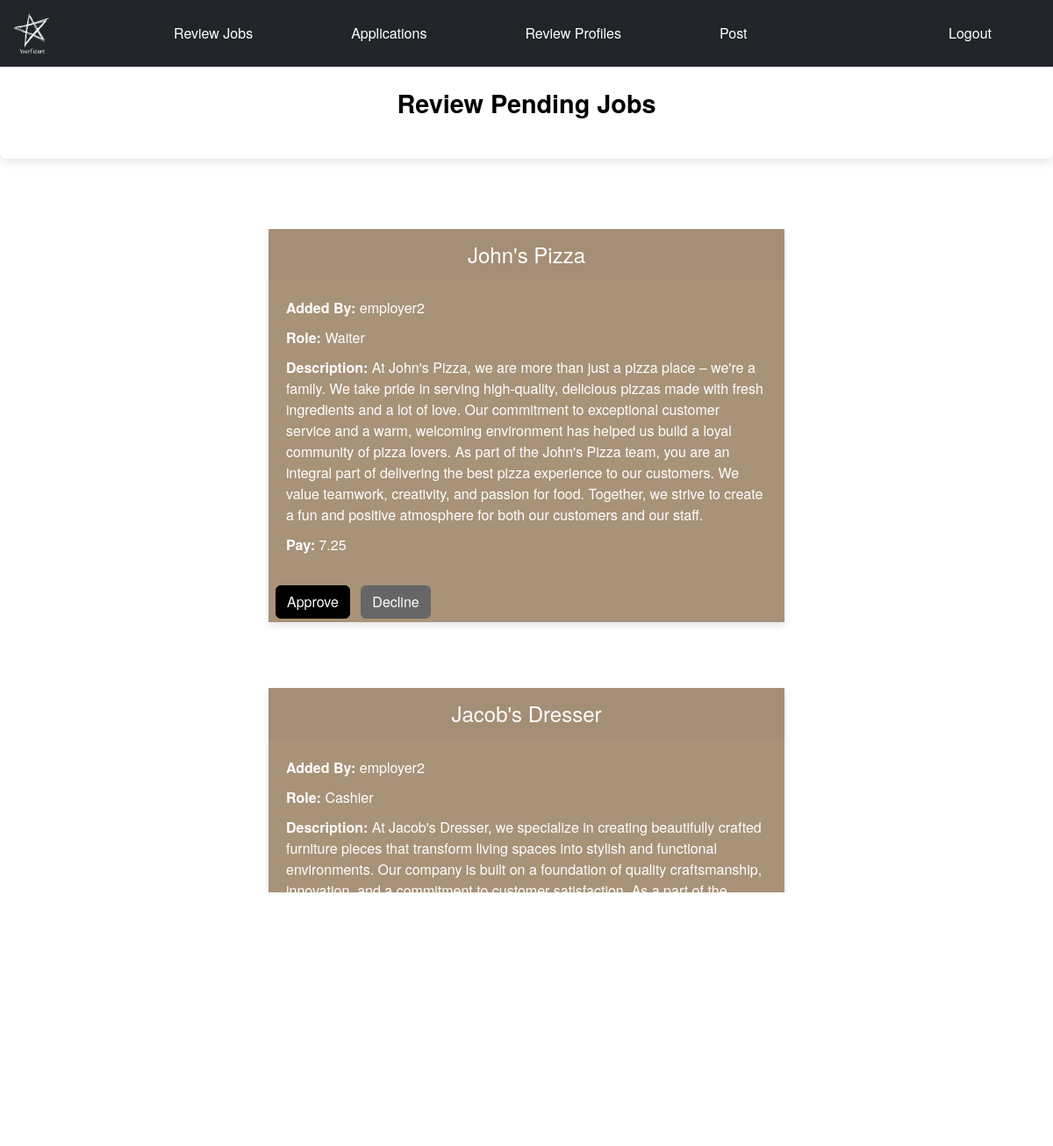
The app's page /reviewJobs (signed in) with its own data.
### tables this page shows
CREATE TABLE "jobs" (
	"id"	INTEGER NOT NULL UNIQUE,
	"company"	TEXT NOT NULL,
	"company_role"	TEXT NOT NULL,
	"pay"	NUMERIC NOT NULL,
	"status"	TEXT,
	"added_by"	INTEGER NOT NULL,
	"Description"	TEXT NOT NULL,
	PRIMARY KEY("id" AUTOINCREMENT)
);

CREATE TABLE "students" (
	"id"	INTEGER,
	"name"	TEXT NOT NULL,
	"email"	TEXT NOT NULL UNIQUE,
	"password"	text NOT NULL,
	"Role"	TEXT NOT NULL,
	"status"	TEXT,
	PRIMARY KEY("id" AUTOINCREMENT)
);

### blueprints/admin.py (the view, shortened to what this page needs)
@login_required
@admin_bp.route("/reviewJobs", methods = ["GET","POST"])
def reviewJobs():
    conn = get_db()
    cursor = conn.cursor()
    cursor.execute("SELECT * FROM jobs WHERE status IS NULL")
    jobs = cursor.fetchall()
    portfolio=[]
    for job in jobs:
        cursor.execute("SELECT name FROM students WHERE id = ?",(job["added_by"],))
        add = cursor.fetchone()
        portfolio.append({"company":job["company"], "id":job["id"],"company_role":job["company_role"],"pay":job["pay"], "Description": job["Description"],"adder":add[0] })
    conn.close()
    return render_template("areview_jobs.html", portfolio = portfolio)

### db.py (called while the page is built)
def get_db():
    if not hasattr(g, 'sqlite_db'):
        g.sqlite_db = sqlite3.connect(Config.DATABASE, check_same_thread=False, timeout=10)
        g.sqlite_db.row_factory = sqlite3.Row
    return g.sqlite_db

### templates/areview_jobs.html (shortened to what this page needs)
{% extends "admin.html" %}
{% block main %}
<div class = "custom-welcome">
    <h2>Review Pending Jobs</h2>
</div>
{% if portfolio%}
{% for job in portfolio %}
<div class="row justify-content-center">
    <div class="col-md-6">
        <div class="card">
            <div class="card-header">
                <h2 class="text-center">{{ job.company }}</h2>
            </div>
            <form action="/reviewJobs" method="post">
                <div class="job">
                    <p><strong>Added By:</strong> {{ job.adder }}</p>
                    <p><strong>Role:</strong> {{ job.company_role }}</p>
                    <p><strong>Description:</strong> {{ job.Description }}</p>
                    <p><strong>Pay:</strong> {{ job.pay }}</p>
                </div>
                <div class="d-grid gap-2 d-md-block">
                    <button type="submit" class="btn btn-primary mx-2 my-1" name="action" value="approve_{{ job.id }}">Approve</button>
                    <button type="submit" class="btn btn-secondary" name="action" value="decline_{{ job.id }}">Decline</button>
                </div>
            </form>
        </div>
    </div>
</div>
{% endfor %}
{% else %}
<div class = "d-flex justify-content-center align-items-center" style="height: 25vh;">
    <h2> There are no current jobs to be reviewed, check back another time </h2>
</div>
{% endif %}
{% endblock %}

### static/style.css (style rules this page uses)
html, body { margin: 0; padding: 0; width: 100%; height: 100%; }
body { background-color: white; background-size: cover; background-position: center; background-repeat: no-repeat; background-attachment: fixed; font-family: 'Helvetica Neue', Arial, sans-serif; color:black; height: 100vh; }
.card { border: none; box-shadow: 0 4px 8px rgba(0, 0, 0, 0.1); margin-bottom: 25px; background-color: rgba(139, 110, 75, 0.75); color: white; border-radius: 0; overflow: hidden; transition: transform 0.2s, box-shadow 0.3s; }
.card-header { color: white; padding: 15px; border-bottom: none; }
.card-header h2 { margin: 0; font-size: 1.5rem; color: white; }
.job { padding: 20px; color: white; }
.job p { margin-bottom: 10px; font-size: 1rem; line-height: 1.5; }
.btn-primary { background-color: #000; border-color: #000; color: white; }
.btn-secondary { background-color: #666 !important; border-color: #666 !important; }
.card { box-shadow: 0 2px 4px rgba(0, 0, 0, 0.1); margin-top: 50px; justify-content: center; }
.custom-welcome { background-color: white; padding: 25px; border-radius: 8px; box-shadow: 0 4px 12px rgba(0, 0, 0, 0.1); margin-bottom: 30px; }
.custom-welcome h2 { text-align: center; color: #000; font-weight: 600; margin-bottom: 20px; font-size: 1.8rem; }

### templates/areview_jobs.html (style rules this page uses)
.card { border: none; box-shadow: 0 4px 8px rgba(0, 0, 0, 0.1); margin-bottom: 25px; background-color: rgba(139, 110, 75, 0.75); color: white; border-radius: 0; overflow: hidden; transition: transform 0.2s, box-shadow 0.3s; }
.card-header { color: white; padding: 15px; border-bottom: none; }
.card-header h2 { margin: 0; font-size: 1.5rem; color: white; }
.job { padding: 20px; color: white; }
.job p { margin-bottom: 10px; font-size: 1rem; line-height: 1.5; }
.btn-primary { background-color: #000; border-color: #000; color: white; }
.btn-secondary { background-color: #666 !important; border-color: #666 !important; }

### records on screen
jobs: company "John's Pizza", company_role "Waiter", Description "At John's Pizza, we are more than just a pizza place – we're a family. We take pride in serving high-quality, delicious pizzas made with fresh ingredients and a lot of love. Our commitment to exceptional customer service and a warm, welcoming environment has helped us build a loyal community of pizza lovers. As part of the John's Pizza team, you are an integral part of delivering the best pizza experience to our customers. We value teamwork, creativity, and passion for food. Together, we strive to create a fun and positive atmosphere for both our customers and our staff.", pay "7.25"
students: adder "employer2" "employer2"
jobs: company "Jacob's Dresser", company_role "Cashier", Description "At Jacob's Dresser, we specialize in creating beautifully crafted furniture pieces that transform living spaces into stylish and functional environments. Our company is built on a foundation of quality craftsmanship, innovation, and a commitment to customer satisfaction. As a part of the Jacob's Dresser team, you’ll be joining a passionate group of individuals dedicated to producing top-tier furniture that stands the test of time. We value creativity, attention to detail, and collaboration, and we strive to provide a work environment that encourages growth, learning, and success. Come join us at Jacob’s Dresser, where you’ll help shape the future of home furnishings while growing in a…"
